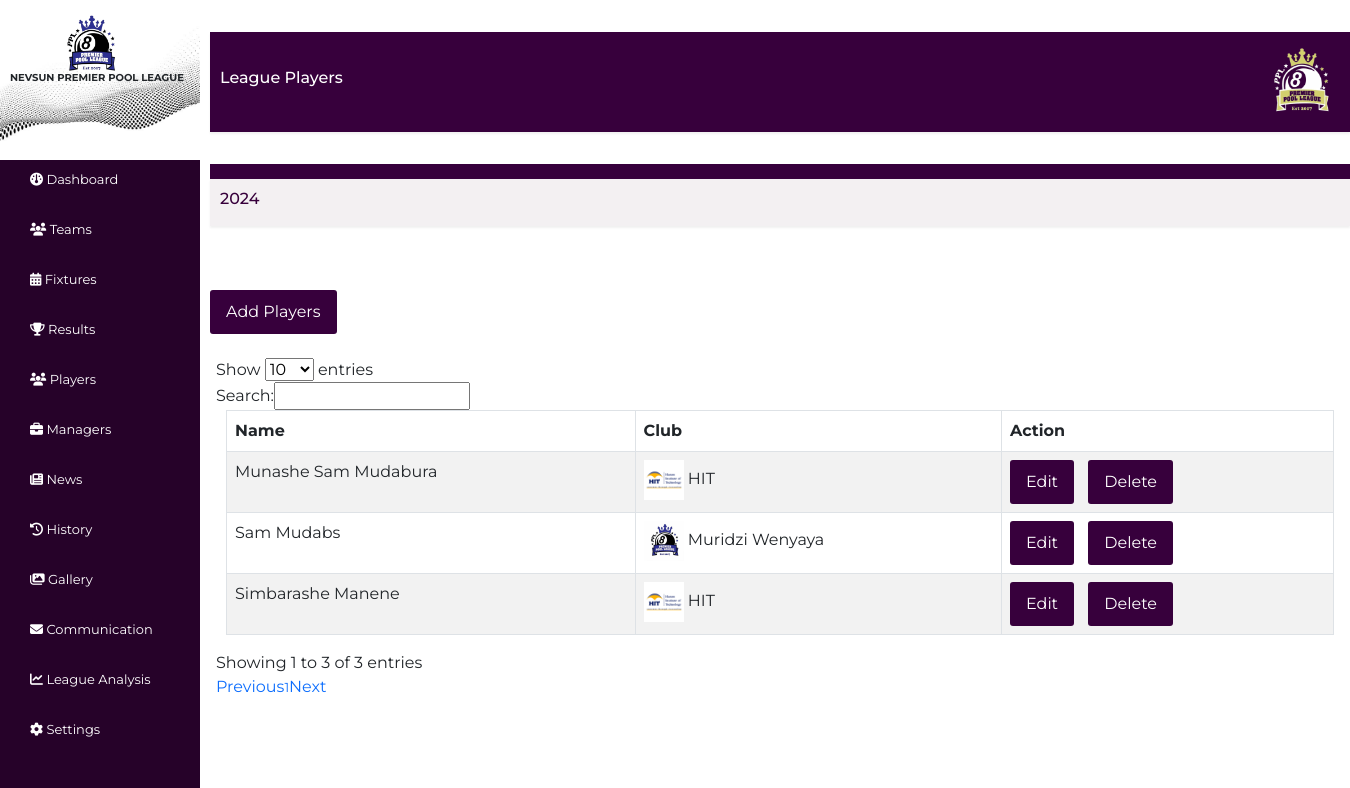
/Admin/Player.php, run on the app's committed database.
### tables this page shows
CREATE TABLE `players` (
  `id` int(11) NOT NULL,
  `clubid` int(11) NOT NULL,
  `name` varchar(20) NOT NULL
);

CREATE TABLE `clubs` (
  `id` int(11) NOT NULL,
  `name` varchar(30) NOT NULL,
  `estdate` date NOT NULL,
  `location` varchar(30) NOT NULL,
  `numplayers` int(11) NOT NULL,
  `logo` varchar(30) NOT NULL
);

### Admin/Player.php (the view, shortened to what this page needs)
<?php
include './adminHeader.php';
require_once('../databaseConn.php');
?>
<div class="" style="margin-left: 200px;">
    <div class="clubsSection section" id="clubs" style="margin-left: 10px;">
        <div class="sectionHeader flex">
            <div class="seasonYear">
                <h6>League Players</h6>
            </div>
            <div class="logoDiv">
                <img src="../static/images/logo.png" alt="Logo Image">
            </div>
        </div>
        <div style="width: 100%; height:15px;background-color:#37003c;"></div>
        <div class="sectionHeader flex" style="background-color: #f3f0f2;">
            <div class="seasonYear">
                <h6 style="color:#37003c; text-align:center;"><?php $currentYear = date('Y'); echo $currentYear; ?></h6>
            </div>
        </div>
    </div>
    <button type="button" style="margin-left: 10px;" class="btn btn-success" data-bs-toggle="modal" data-bs-target="#addNewsModal">Add Players</button>
    <br> <br>
</div>
<div class="container" style="margin-left: 200px;">
    <table id="myTable" class="table table-striped table-bordered tble-hover" style="width:100%; margin-left:10px; margin-right:10px;">
        <thead>
            <tr>
                <th>Name</th>
                <th>Club</th>
                <th>Action</th>
            </tr>
        </thead>
        <tbody>
            <?php
            $sql = "SELECT * FROM players";
            $result = mysqli_query($conn, $sql);
            while ($row = mysqli_fetch_assoc($result)) {
            ?>
                <tr>
                    <td><?php echo $row["name"] ?></td>
                    <?php
                    $cid = $row["clubid"];
                    $sqls = "SELECT * FROM `clubs` WHERE id = '$cid'";
                    $resul = mysqli_query($conn, $sqls);
                    while ($rows = mysqli_fetch_assoc($resul)) {
                    ?>
                        <td>
                            <img alt="Team Logo" class="teamLogo" src="./images/uploads/<?php echo $rows["logo"] ?>">
                            <?php echo $rows["name"] ?>
                        </td>
                    <?php
                    } ?>
                    <td>
                        <button class="btn btn-submit" data-bs-toggle="modal" data-bs-target="#editModal<?php echo $row["id"] ?>" style="margin-right: 10px;">Edit</button>
                        <button class="btn btn-danger" data-bs-toggle="modal" data-bs-target="#deleteModal<?php echo $row["id"] ?>">Delete</button>
                    </td>
                </tr>
            <?php }
            ?>
        </tbody>
    </table>
</div>

### data on the page
players: name "Munashe Sam Mudabura"
clubs: logo (picture), name "HIT"
players: name "Simbarashe Manene"
players: name "Sam Mudabs"
clubs: logo (picture), name "Muridzi Wenyaya"
